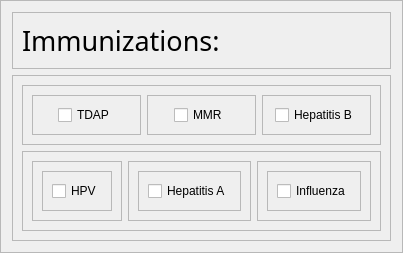
               <widget class="QFrame" name="frame_14">
                <property name="minimumSize">
                 <size>
                  <width>0</width>
                  <height>250</height>
                 </size>
                </property>
                <property name="styleSheet">
                 <string notr="true"/>
                </property>
                <property name="frameShape">
                 <enum>QFrame::StyledPanel</enum>
                </property>
                <property name="frameShadow">
                 <enum>QFrame::Raised</enum>
                </property>
                <layout class="QVBoxLayout" name="verticalLayout_17">
                 <item>
                  <widget class="QFrame" name="frame_29">
                   <property name="styleSheet">
                    <string notr="true"/>
                   </property>
                   <property name="frameShape">
                    <enum>QFrame::StyledPanel</enum>
                   </property>
                   <property name="frameShadow">
                    <enum>QFrame::Raised</enum>
                   </property>
                   <layout class="QVBoxLayout" name="verticalLayout_18">
                    <item alignment="Qt::AlignLeft">
                     <widget class="QLabel" name="label_14">
                      <property name="font">
                       <font>
                        <family>Bahnschrift Condensed</family>
                        <pointsize>20</pointsize>
                        <bold>false</bold>
                       </font>
                      </property>
                      <property name="text">
                       <string>Immunizations:</string>
                      </property>
                     </widget>
                    </item>
                   </layout>
                  </widget>
                 </item>
                 <item>
                  <widget class="QFrame" name="frame_30">
                   <property name="frameShape">
                    <enum>QFrame::StyledPanel</enum>
                   </property>
                   <property name="frameShadow">
                    <enum>QFrame::Raised</enum>
                   </property>
                   <layout class="QVBoxLayout" name="verticalLayout_14">
                    <item>
                     <widget class="QFrame" name="frame_10">
                      <property name="styleSheet">
                       <string notr="true"/>
                      </property>
                      <property name="frameShape">
                       <enum>QFrame::StyledPanel</enum>
                      </property>
                      <property name="frameShadow">
                       <enum>QFrame::Raised</enum>
                      </property>
                      <layout class="QHBoxLayout" name="horizontalLayout_6">
                       <item>
                        <widget class="QFrame" name="frame_9">
                         <property name="styleSheet">
                          <string notr="true"/>
                         </property>
                         <property name="frameShape">
                          <enum>QFrame::StyledPanel</enum>
                         </property>
                         <property name="frameShadow">
                          <enum>QFrame::Raised</enum>
                         </property>
                         <layout class="QVBoxLayout" name="verticalLayout_19">
                          <item alignment="Qt::AlignHCenter">
                           <widget class="QCheckBox" name="checkBox">
                            <property name="text">
                             <string>TDAP</string>
                            </property>
                           </widget>
                          </item>
                         </layout>
                        </widget>
                       </item>
                       <item>
                        <widget class="QFrame" name="frame_26">
                         <property name="frameShape">
                          <enum>QFrame::StyledPanel</enum>
                         </property>
                         <property name="frameShadow">
                          <enum>QFrame::Raised</enum>
                         </property>
                         <layout class="QVBoxLayout" name="verticalLayout_16">
                          <item alignment="Qt::AlignHCenter">
                           <widget class="QCheckBox" name="checkBox_2">
                            <property name="text">
                             <string>MMR</string>
                            </property>
                           </widget>
                          </item>
                         </layout>
                        </widget>
                       </item>
                       <item>
                        <widget class="QFrame" name="frame_27">
                         <property name="frameShape">
                          <enum>QFrame::StyledPanel</enum>
                         </property>
                         <property name="frameShadow">
                          <enum>QFrame::Raised</enum>
                         </property>
                         <layout class="QVBoxLayout" name="verticalLayout_15">
                          <item alignment="Qt::AlignHCenter">
                           <widget class="QCheckBox" name="checkBox_3">
                            <property name="text">
                             <string>Hepatitis B</string>
                            </property>
                           </widget>
                          </item>
                         </layout>
                        </widget>
                       </item>
                      </layout>
                     </widget>
                    </item>
                    <item>
                     <widget class="QFrame" name="frame_11">
                      <property name="styleSheet">
                       <string notr="true"/>
                      </property>
                      <property name="frameShape">
                       <enum>QFrame::StyledPanel</enum>
                      </property>
                      <property name="frameShadow">
                       <enum>QFrame::Raised</enum>
                      </property>
                      <layout class="QHBoxLayout" name="horizontalLayout_7">
                       <item>
                        <widget class="QFrame" name="frame_28">
                         <property name="frameShape">
                          <enum>QFrame::StyledPanel</enum>
                         </property>
                         <property name="frameShadow">
                          <enum>QFrame::Raised</enum>
                         </property>
                         <layout class="QVBoxLayout" name="verticalLayout_28">
                          <item alignment="Qt::AlignHCenter">
                           <widget class="QFrame" name="frame_33">
                            <property name="styleSheet">
                             <string notr="true"/>
                            </property>
                            <property name="frameShape">
                             <enum>QFrame::StyledPanel</enum>
                            </property>
                            <property name="frameShadow">
                             <enum>QFrame::Raised</enum>
                            </property>
                            <layout class="QVBoxLayout" name="verticalLayout_21">
                             <item>
                              <widget class="QCheckBox" name="checkBox_4">
                               <property name="text">
                                <string>HPV</string>
                               </property>
                              </widget>
                             </item>
                            </layout>
                           </widget>
                          </item>
                         </layout>
                        </widget>
                       </item>
                       <item>
                        <widget class="QFrame" name="frame_32">
                         <property name="frameShape">
                          <enum>QFrame::StyledPanel</enum>
                         </property>
                         <property name="frameShadow">
                          <enum>QFrame::Raised</enum>
                         </property>
                         <layout class="QVBoxLayout" name="verticalLayout_41">
                          <item>
                           <widget class="QFrame" name="frame_37">
                            <property name="styleSheet">
                             <string notr="true"/>
                            </property>
                            <property name="frameShape">
                             <enum>QFrame::StyledPanel</enum>
                            </property>
                            <property name="frameShadow">
                             <enum>QFrame::Raised</enum>
                            </property>
                            <layout class="QVBoxLayout" name="verticalLayout_22">
                             <item alignment="Qt::AlignHCenter">
                              <widget class="QCheckBox" name="checkBox_5">
                               <property name="text">
                                <string>Hepatitis A</string>
                               </property>
                              </widget>
                             </item>
                            </layout>
                           </widget>
                          </item>
                         </layout>
                        </widget>
                       </item>
                       <item>
                        <widget class="QFrame" name="frame_31">
                         <property name="frameShape">
                          <enum>QFrame::StyledPanel</enum>
                         </property>
                         <property name="frameShadow">
                          <enum>QFrame::Raised</enum>
                         </property>
                         <layout class="QVBoxLayout" name="verticalLayout_42">
                          <item>
                           <widget class="QFrame" name="frame_38">
                            <property name="styleSheet">
                             <string notr="true"/>
                            </property>
                            <property name="frameShape">
                             <enum>QFrame::StyledPanel</enum>
                            </property>
                            <property name="frameShadow">
                             <enum>QFrame::Raised</enum>
                            </property>
                            <layout class="QVBoxLayout" name="verticalLayout_27">
                             <item alignment="Qt::AlignHCenter">
                              <widget class="QCheckBox" name="checkBox_6">
                               <property name="text">
                                <string>Influenza</string>
                               </property>
                              </widget>
                             </item>
                            </layout>
                           </widget>
                          </item>
                         </layout>
                        </widget>
                       </item>
                      </layout>
                     </widget>
                    </item>
                   </layout>
                  </widget>
                 </item>
                </layout>
               </widget>
